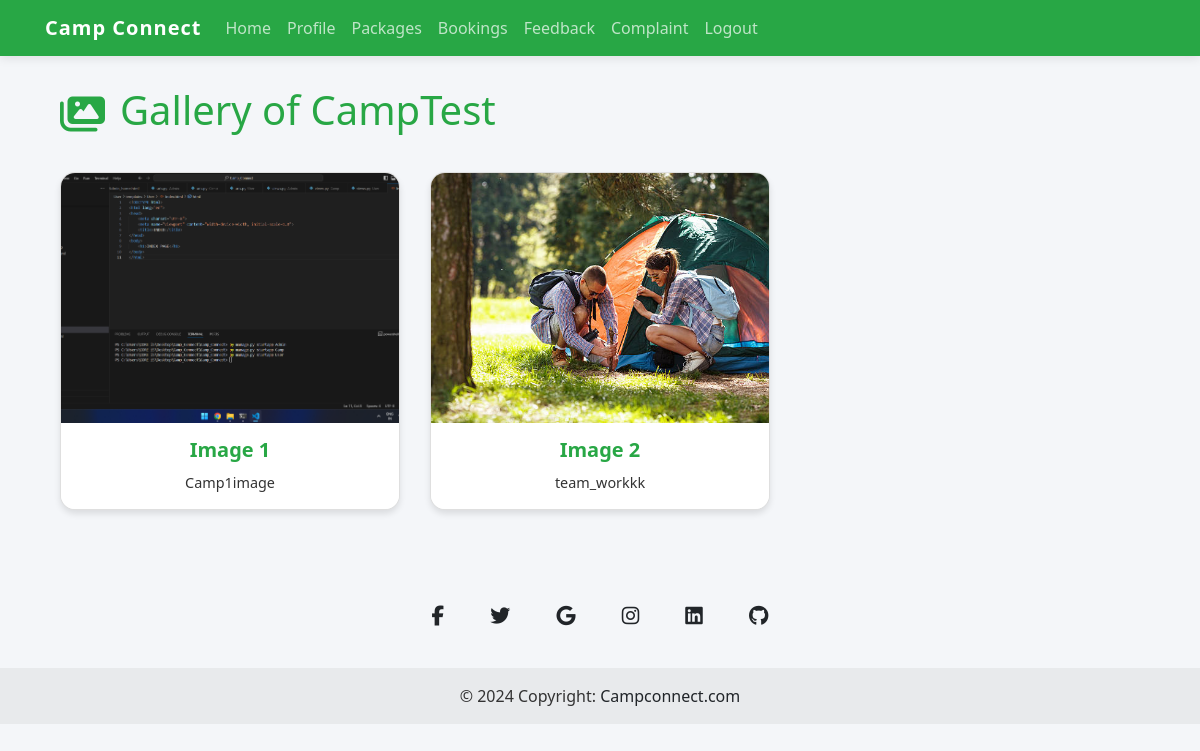
The page /User/camp/3/ on the database its author committed.
### Camp/models.py (models this page shows)
class Camp(models.Model):
    camp_name = models.CharField(max_length=150)
    email = models.EmailField(unique=True)
    phone_number = models.CharField(max_length=15)
    camp_regno = models.CharField(max_length=100, unique=True)
    camp_provider_name = models.CharField(max_length=150)
    password = models.CharField(max_length=100)
    date_registered = models.DateTimeField(auto_now_add=True)
    vstatus=models.IntegerField(default=0)

class CampImage(models.Model):
    camp = models.ForeignKey('Camp', on_delete=models.CASCADE, related_name='images')
    image = models.ImageField(upload_to='camp_images/')
    description = models.CharField(max_length=255, blank=True, null=True)

### User/views.py (the view)
# urls.py: path('camp/<int:camp_id>/', views.camp_gallery, name='camp_gallery'),
def camp_gallery(request, camp_id):
    camp = get_object_or_404(Camp, id=camp_id)
    images = CampImage.objects.filter(camp=camp)
    return render(request, 'User/camp_gallery.html', {'camp': camp, 'images': images})

### User/templates/User/camp_gallery.html (shortened to what this page needs)
<!DOCTYPE html>
<html lang="en">
<head>
    <link href="https://stackpath.bootstrapcdn.com/bootstrap/4.5.2/css/bootstrap.min.css" rel="stylesheet">
</head>
<body>
    <nav class="navbar navbar-expand-lg navbar-dark">
        <div class="container">
            <a class="navbar-brand" href="{% url 'User:User_home'%}">Camp Connect</a>
            <div class="collapse navbar-collapse" id="navbarNav">
                <ul class="navbar-nav ms-auto">
                    <li class="nav-item"><a class="nav-link" href="{% url 'User:User_home'%}">Home</a></li>
                    <li class="nav-item"><a class="nav-link" href="{% url 'User:view_profile'%}">Profile</a></li>
                    <li class="nav-item"><a class="nav-link" href="{% url 'User:view_all_packages'%}">Packages</a></li>
                    <li class="nav-item"><a class="nav-link" href="{% url 'User:view_bookings'%}">Bookings</a></li>
                    <li class="nav-item"><a class="nav-link" href="{% url 'User:add_feedback'%}">Feedback</a></li>
                    <li class="nav-item"><a class="nav-link" href="{% url 'User:submit_complaint'%}">Complaint</a></li>
                    <li class="nav-item"><a class="nav-link" href="{% url 'User:Index'%}">Logout</a></li>
                </ul>
            </div>
        </div>
    </nav>
    <div class="container gallery-container">
        <div class="gallery-header">
            <i class="fas fa-images"></i>
            <h1>Gallery of {{ camp.camp_name }}</h1>
        </div>
        <div class="row">
            {% for image in images %}
                <div class="col-md-4 mb-4">
                    <div class="card" data-toggle="modal" data-target="#imageModal{{ forloop.counter }}">
                        <img src="{{ image.image.url }}" class="card-img-top" alt="Image">
                        <div class="card-body">
                            <h5 class="card-title">Image {{ forloop.counter }}</h5>
                            <p class="card-text">{{ image.description }}</p>
                        </div>
                    </div>
                </div>
            {% endfor %}
        </div>
    </div>
  <footer class="text-center bg-body-tertiary">
    <div class="container pt-4">
      <section class="mb-4">
        <a data-mdb-ripple-init class="btn btn-link btn-floating btn-lg text-body m-1" href="#!" role="button"
          data-mdb-ripple-color="dark"><i class="fab fa-facebook-f"></i></a>
        <a data-mdb-ripple-init class="btn btn-link btn-floating btn-lg text-body m-1" href="#!" role="button"
          data-mdb-ripple-color="dark"><i class="fab fa-twitter"></i></a>
        <a data-mdb-ripple-init class="btn btn-link btn-floating btn-lg text-body m-1" href="#!" role="button"
          data-mdb-ripple-color="dark"><i class="fab fa-google"></i></a>
        <a data-mdb-ripple-init class="btn btn-link btn-floating btn-lg text-body m-1" href="#!" role="button"
          data-mdb-ripple-color="dark"><i class="fab fa-instagram"></i></a>
        <a data-mdb-ripple-init class="btn btn-link btn-floating btn-lg text-body m-1" href="#!" role="button"
          data-mdb-ripple-color="dark"><i class="fab fa-linkedin"></i></a>
        <a data-mdb-ripple-init class="btn btn-link btn-floating btn-lg text-body m-1" href="#!" role="button"
          data-mdb-ripple-color="dark"><i class="fab fa-github"></i></a>
      </section>
    </div>
    <div class="text-center p-3" style="background-color: rgba(0, 0, 0, 0.05);">
      © 2024 Copyright:
      <a class="text-body" href="www.campconnect.com">Campconnect.com</a>
    </div>
  </footer>
</body>
</html>

### User/templates/User/camp_gallery.html (style rules this page uses)
:root { --primary-color: #28a745; --secondary-color: #17a2b8; --background-color: #f4f6f9; --text-color: #333; --card-bg: #ffffff; }
body { background-color: var(--background-color); font-family: 'Segoe UI', Tahoma, Geneva, Verdana, sans-serif; color: var(--text-color); }
.gallery-container { padding: 30px; }
.gallery-header { display: flex; align-items: center; margin-bottom: 30px; color: var(--primary-color); }
.gallery-header i { margin-right: 15px; font-size: 2.5rem; }
.card { transition: all 0.3s ease; border-radius: 15px; overflow: hidden; box-shadow: 0 4px 6px rgba(0,0,0,0.1); }
.card-img-top { object-fit: cover; height: 250px; transition: transform 0.3s ease; }
.card-body { text-align: center; padding: 15px; background-color: var(--card-bg); }
.card-title { color: var(--primary-color); font-weight: 600; margin-bottom: 10px; }
.card-text { color: var(--text-color); font-size: 0.9rem; }
.navbar { background-color: var(--primary-color); box-shadow: 0 2px 10px rgba(0,0,0,0.1); }
.navbar-brand { font-weight: bold; color: white !important; letter-spacing: 1px; }
.nav-link { color: rgba(255,255,255,0.7) !important; transition: all 0.3s ease; position: relative; }
.nav-link::after { content: ''; position: absolute; width: 0; height: 2px; bottom: -5px; left: 50%; background-color: var(--secondary-color); transition: all 0.3s ease; }

### rows shown on the page
Camp: camp_name "CampTest"
CampImage: image (picture), description "Camp1image"
CampImage: image (picture), description "team_workkk"
